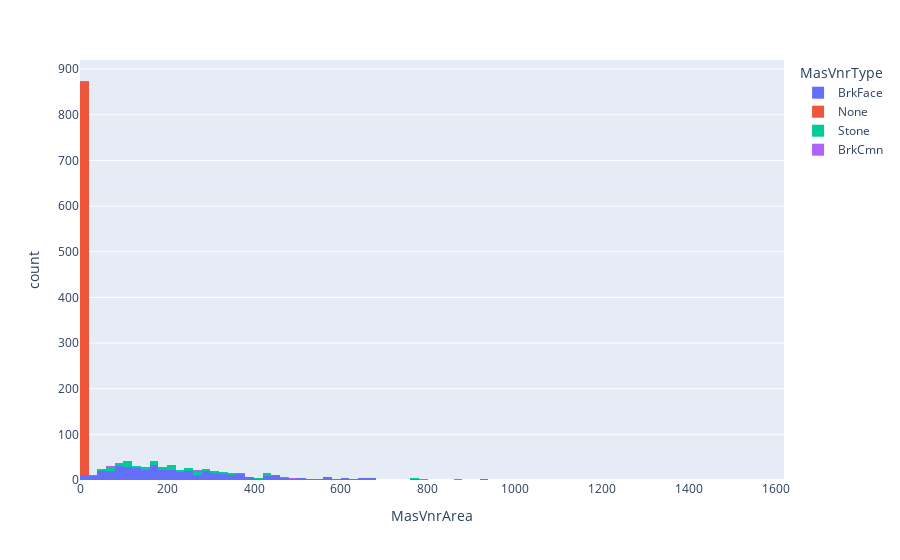

Notebook code cell kept with this figure:
### Code cell
grouped_hist(house_data, 'MasVnrArea', 'MasVnrType')

### Figure 1 — Plotly figure (JSON) as saved in the notebook; plotly's stock layout.template omitted (floating-point values rounded to 4 significant figures; data arrays with more than 128 entries replaced by an {"elided": "..."} marker saying what was removed)
{"data": [{"alignmentgroup": "True", "bingroup": "x", "hovertemplate": "MasVnrType=BrkFace<br>MasVnrArea=%{x}<br>count=%{y}<extra></extra>", "legendgroup": "BrkFace", "marker": {"color": "#636efa", "pattern": {"shape": ""}}, "name": "BrkFace", "offsetgroup": "BrkFace", "orientation": "v", "showlegend": true, "x": {"elided": "445 float values"}, "xaxis": "x", "yaxis": "y", "type": "histogram"}, {"alignmentgroup": "True", "bingroup": "x", "hovertemplate": "MasVnrType=None<br>MasVnrArea=%{x}<br>count=%{y}<extra></extra>", "legendgroup": "None", "marker": {"color": "#EF553B", "pattern": {"shape": ""}}, "name": "None", "offsetgroup": "None", "orientation": "v", "showlegend": true, "x": {"elided": "864 float values"}, "xaxis": "x", "yaxis": "y", "type": "histogram"}, {"alignmentgroup": "True", "bingroup": "x", "hovertemplate": "MasVnrType=Stone<br>MasVnrArea=%{x}<br>count=%{y}<extra></extra>", "legendgroup": "Stone", "marker": {"color": "#00cc96", "pattern": {"shape": ""}}, "name": "Stone", "offsetgroup": "Stone", "orientation": "v", "showlegend": true, "x": [186.0, 240.0, 286.0, 306.0, 640.0, 200.0, 132.0, 178.0, 468.0, 76.0, 220.0, 50.0, 436.0, 300.0, 112.0, 132.0, 748.0, 275.0, 50.0, 205.0, 260.0, 36.0, 481.0, 180.0, 270.0, 68.0, 166.0, 72.0, 238.0, 246.0, 370.0, 146.0, 200.0, 106.0, 350.0, 272.0, 100.0, 100.0, 432.0, 126.0, 200.0, 110.0, 224.0, 248.0, 336.0, 94.0, 762.0, 268.0, 250.0, 420.0, 226.0, 108.0, 162.0, 216.0, 464.0, 215.0, 256.0, 351.0, 340.0, 82.0, 284.0, 140.0, 860.0, 424.0, 256.0, 128.0, 274.0, 216.0, 760.0, 110.0, 208.0, 76.0, 302.0, 106.0, 210.0, 450.0, 230.0, 24.0, 108.0, 84.0, 338.0, 295.0, 70.0, 135.0, 208.0, 145.0, 240.0, 154.0, 50.0, 42.0, 328.0, 340.0, 288.0, 166.0, 186.0, 268.0, 72.0, 186.0, 149.0, 143.0, 420.0, 72.0, 74.0, 106.0, 0.0, 163.0, 92.0, 182.0, 567.0, 788.0, 796.0, 117.0, 300.0, 94.0, 270.0, 410.0, 100.0, 16.0, 160.0, 84.0, 174.0, 366.0, 243.0, 294.0, 426.0, 160.0, 194.0, 119.0], "xaxis": "x", "yaxis": "y", "type": "histogram"}, {"alignmentgroup": "True", "bingroup": "x", "hovertemplate": "MasVnrType=BrkCmn<br>MasVnrArea=%{x}<br>count=%{y}<extra></extra>", "legendgroup": "BrkCmn", "marker": {"color": "#ab63fa", "pattern": {"shape": ""}}, "name": "BrkCmn", "offsetgroup": "BrkCmn", "orientation": "v", "showlegend": true, "x": [66.0, 203.0, 491.0, 472.0, 183.0, 161.0, 435.0, 70.0, 192.0, 113.0, 41.0, 328.0, 67.0, 272.0, 621.0], "xaxis": "x", "yaxis": "y", "type": "histogram"}], "layout": {"xaxis": {"anchor": "y", "domain": [0.0, 1.0], "title": {"text": "MasVnrArea"}}, "yaxis": {"anchor": "x", "domain": [0.0, 1.0], "title": {"text": "count"}}, "legend": {"title": {"text": "MasVnrType"}, "tracegroupgap": 0}, "margin": {"t": 60}, "barmode": "relative"}}
